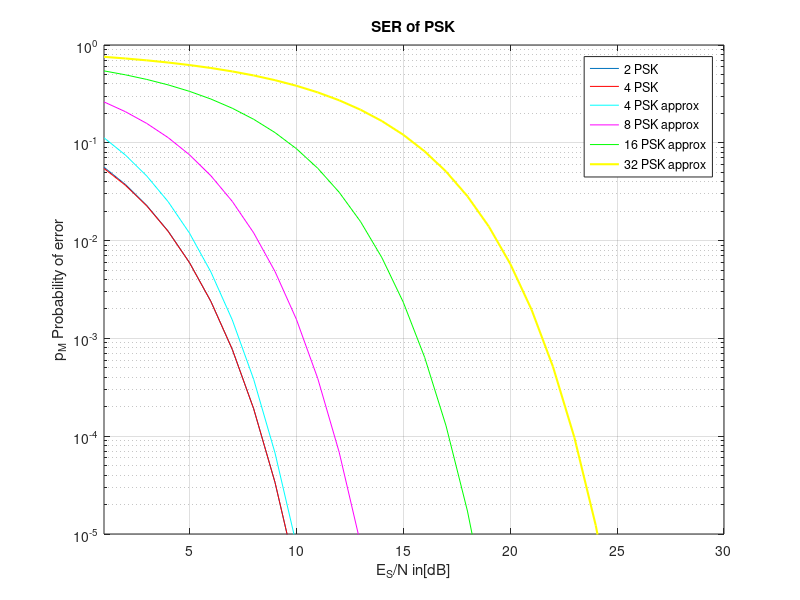

The MATLAB script that drew this image:
%% SER of PSK
% 
% Copyright 2007 Telecommunications Lab
% $Revision: 1.0 $ $Date: 2007/06/21 12:45:07 $

%%
% 
ES_N_dB=[1:40];
ES_N_lin=10.^(0.1*ES_N_dB);

p_e(1,:)=0.5*erfc(sqrt(ES_N_lin));
p_e(2,:)=0.5*erfc(sqrt(ES_N_lin)).*(1-0.25*erfc(sqrt(ES_N_lin)));
p_e(3,:)=erfc(sqrt(ES_N_lin)*sin(pi/(2)));
p_e(4,:)=erfc(sqrt(ES_N_lin)*sin(pi/(4)));
p_e(5,:)=erfc(sqrt(ES_N_lin)*sin(pi/(8)));
p_e(6,:)=erfc(sqrt(ES_N_lin)*sin(pi/(16)));

subplot(1,1,1);
semilogy(ES_N_dB,p_e(1,:),ES_N_dB,p_e(2,:),'r',ES_N_dB,p_e(3,:),'c',ES_N_dB,p_e(4,:),'m',ES_N_dB,p_e(5,:),'g',ES_N_dB,p_e(6,:),'y','LineWidth',1.5);

legend('2 PSK','4 PSK','4 PSK approx','8 PSK approx','16 PSK approx','32 PSK approx')
title('SER of PSK')
xlabel('E_S/N in[dB]')
axis([1 30 0.00001 1])
ylabel('p_M Probability of error')
grid on;
